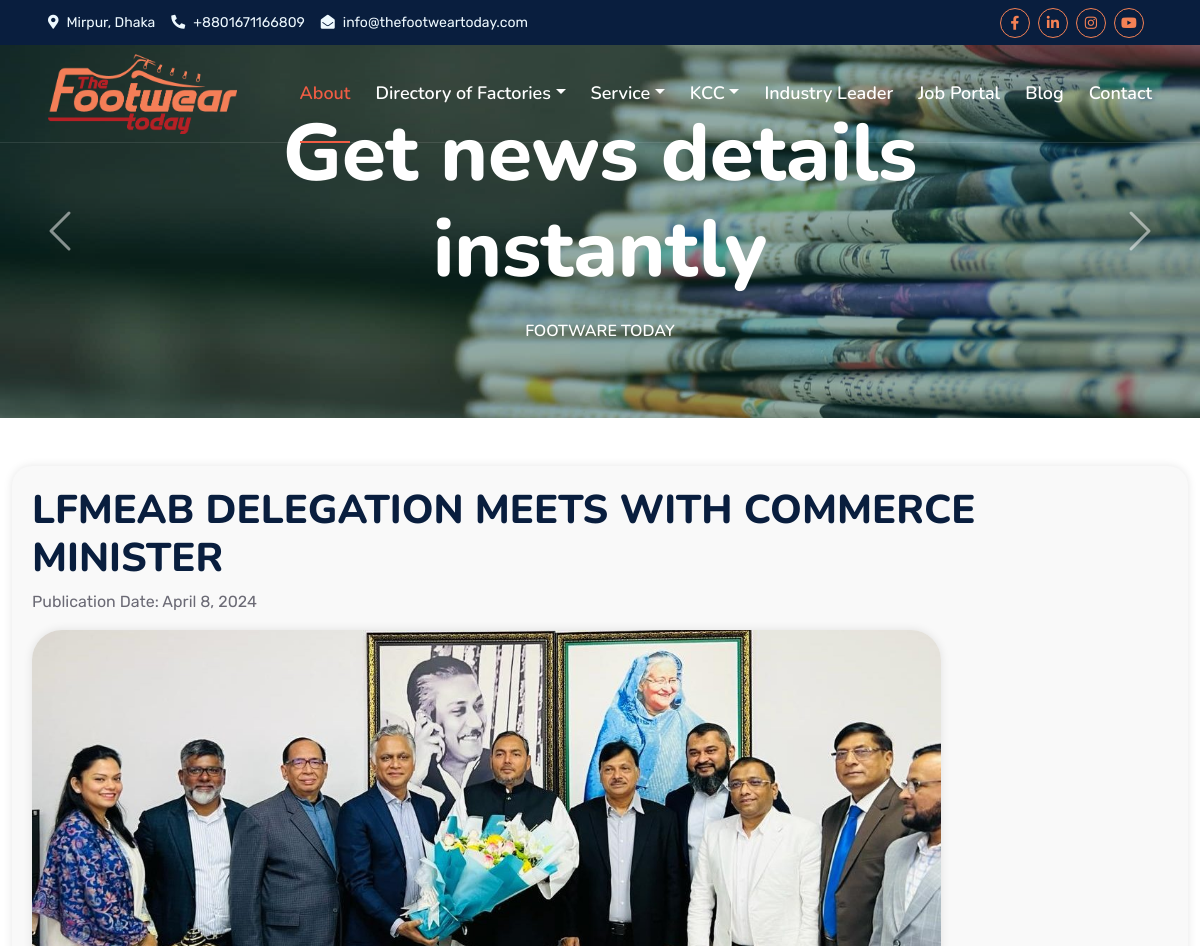
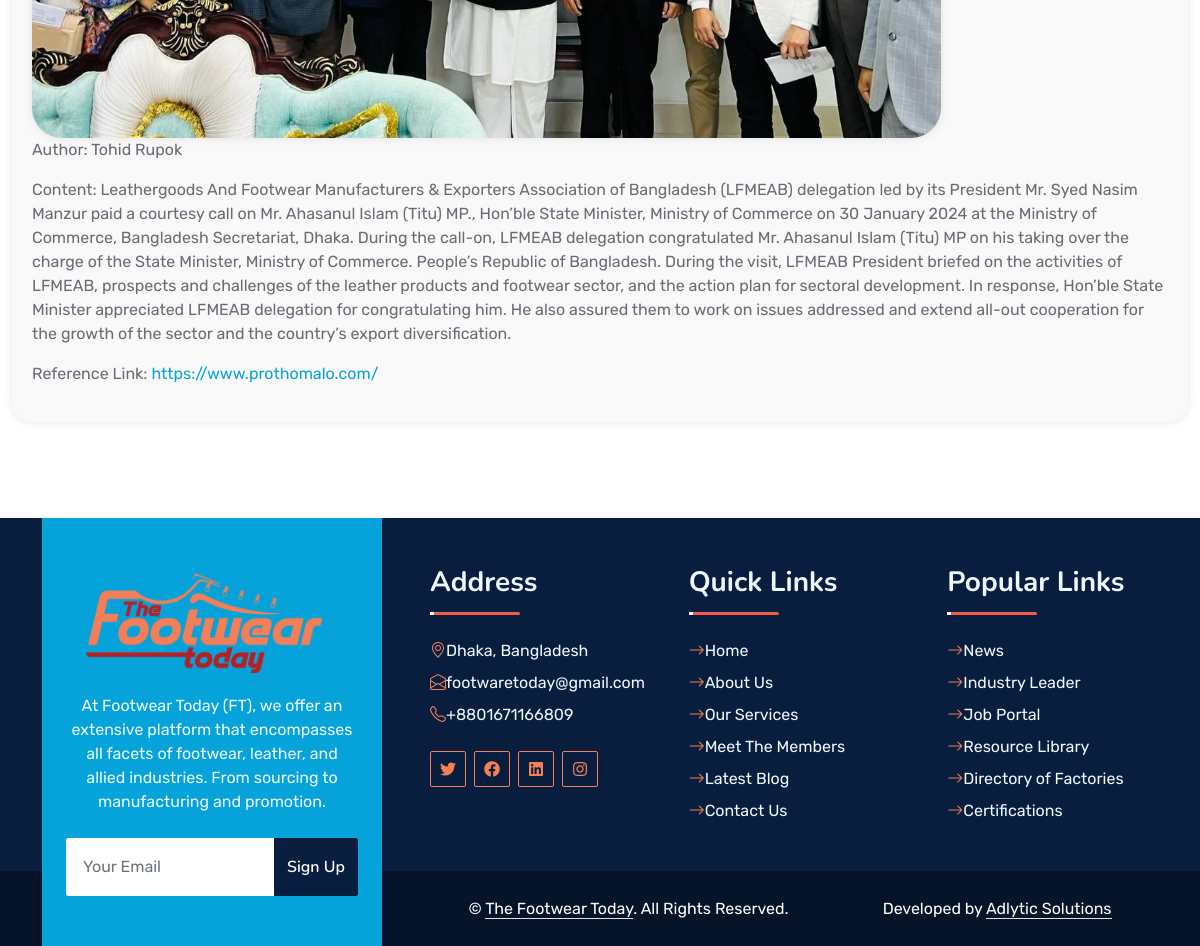
/news/lfmeab-delegation-meets-with-commerce-minister/, run on the app's committed database (2 pictures, top to bottom).
### store/models.py (models this page shows, shortened)
class NewsArticle(models.Model):
    title = models.CharField(max_length=200)
    slug = models.SlugField(max_length=220, unique=True, blank=True, null=True)
    content = models.TextField()
    publication_date = models.DateField(auto_now_add=True)
    author = models.CharField(max_length=100)
    image = models.ImageField(upload_to='photos/news_images/', null=True, blank=True)
    is_availble = models.BooleanField(default = True)
    reference_link = models.URLField(max_length = 200, blank=True, null=True)

### store/views.py (the view)
# urls.py: path('news/<slug:news_slug>/', views.news_detail ,name='news_detail'),
def news_detail(request, news_slug):
    news = NewsArticle.objects.get(slug=news_slug)
    return render(request, 'news/news_details.html', {'news': news})

### store/templates/news/news_details.html (shortened to what this page needs)
{% extends 'index.html' %}
{% block body%}
{% load static %}
<body>
  <div class="container-fluid position-relative p-0">
    <nav class="navbar navbar-expand-lg navbar-dark px-5 py-3 py-lg-0">
      <a href="{% url 'home' %}" class="navbar-brand p-0">
        <h1 class="m-0">
          <img
            class="w-100"
            src="{% static 'img/logo/xlogo.png' %}"
            height="80px"
            width="100px"
            alt="Image"
          />
        </h1>
      </a>
      <div class="collapse navbar-collapse" id="navbarCollapse">
        <div class="navbar-nav ms-auto py-0">
          <a href="{% url 'about'  %}" class="nav-item nav-link active"
            >About</a
          >
          <div class="nav-item dropdown">
            <a
              href="#"
              class="nav-link dropdown-toggle"
              data-bs-toggle="dropdown"
              >Directory of Factories</a
            >
          </div>
          <div class="nav-item dropdown">
            <a
              href="#"
              class="nav-link dropdown-toggle"
              data-bs-toggle="dropdown"
              >Service</a
            >
          </div>
          <div class="nav-item dropdown">
            <a
              href="#"
              class="nav-link dropdown-toggle"
              data-bs-toggle="dropdown"
              >KCC</a
            >
          </div>
          <a href="{% url 'leaders'  %}" class="nav-item nav-link"
            >Industry Leader</a
          >
          <a href="{% url 'job_list'  %}" class="nav-item nav-link">
            Job Portal</a
          >
          <a href="{% url 'blog'  %}" class="nav-item nav-link">Blog</a>
          <a href="{% url 'contact'  %}" class="nav-item nav-link">Contact</a>
        </div>
      </div>
    </nav>
    <div
      id="header-carousel"
      class="carousel slide carousel-fade"
      data-bs-ride="carousel"
    >
      <div class="carousel-inner">
        <div class="carousel-item active">
          <img class="w-100" src="{% static 'img/newsd.jpg'%}" alt="Image" />
          <div
            class="carousel-caption d-flex flex-column align-items-center justify-content-center"
          >
            <div class="p-3" style="max-width: 900px">
             <h1 class="display-1 text-white mb-md-4 animated zoomIn">
                Get news details instantly
              </h1>
              <h6 class="text-white text-uppercase mb-3 animated slideInDown">
                Footware Today
              </h6>
            </div>
          </div>
        </div>
      </div>
      <button
        class="carousel-control-prev"
        type="button"
        data-bs-target="#header-carousel"
        data-bs-slide="prev"
      >
        <span class="carousel-control-prev-icon" aria-hidden="true"></span>
      </button>
      <button
        class="carousel-control-next"
        type="button"
        data-bs-target="#header-carousel"
        data-bs-slide="next"
      >
        <span class="carousel-control-next-icon" aria-hidden="true"></span>
      </button>
    </div>
  </div>
  <div class="container-fluid py-5 wow fadeInUp" data-wow-delay="0.1s">
    <div class="news-details">
      <h1>{{ news.title }}</h1>
      <p>Publication Date: {{ news.publication_date }}</p>
      {% if news.image %}
        <img src="{{ news.image.url }}" alt="{{ news.title }}" class="news-image">
      {% endif %}
      <p>Author: {{ news.author }}</p>
      <p>Content: {{ news.content }}</p>
      {% if news.reference_link %}
        <p>Reference Link: <a href="{{ news.reference_link }}">{{ news.reference_link }}</a></p>
      {% endif %}
    </div>
  </div>
{% endblock %}

### static/css/style.css (style rules this page uses)
:root { --primary: #f05d44; --secondary: #f05d44; --light: #f05d44; --dark: #a4282a; }
h1, h2, .fw-bold { font-weight: 800 !important; }
h5, h6, .fw-medium { font-weight: 600 !important; }
.navbar-dark .navbar-nav .nav-link { font-family: 'Nunito', sans-serif; position: relative; margin-left: 25px; padding: 35px 0; color: #FFFFFF; font-size: 18px; font-weight: 600; outline: none; transition: .5s; }
.navbar-dark .navbar-nav .nav-link:hover, .navbar-dark .navbar-nav .nav-link.active { color: var(--primary); }
.navbar-dark .navbar-brand h1 { color: #FFFFFF; }
@media (min-width: 992px) { .navbar-dark { position: absolute; width: 100%; top: 0; left: 0; border-bottom: 1px solid rgba(256, 256, 256, .1); z-index: 999; } }
@media (min-width: 992px) { .navbar-dark .navbar-nav .nav-link::before { position: absolute; content: ""; width: 0; height: 2px; bottom: -1px; left: 50%; background: var(--primary); transition: .5s; } }
@media (min-width: 992px) { .navbar-dark .navbar-nav .nav-link:hover::before, .navbar-dark .navbar-nav .nav-link.active::before { width: 100%; left: 0; } }
.carousel-caption { top: 0; left: 0; right: 0; bottom: 0; background: rgba(9, 62, 55, .45); z-index: 1; }
.carousel-control-prev, .carousel-control-next { width: 10%; }
.carousel-control-prev-icon, .carousel-control-next-icon { width: 3rem; height: 3rem; }

### store/templates/news/news_details.html (style rules this page uses)
.news-image { max-width: 80%; height: auto; border-radius: 30px; box-shadow: 0px 0px 10px rgba(0, 0, 0, 0.1); }
.news-details { background-color: #f9f9f9; padding: 20px; border-radius: 20px; box-shadow: 0px 0px 10px rgba(0, 0, 0, 0.1); }

### data on the page
NewsArticle: title "LFMEAB DELEGATION MEETS WITH COMMERCE MINISTER", publication_date "April 8, 2024", image (picture), author "Tohid Rupok", content "Leathergoods And Footwear Manufacturers & Exporters Association of Bangladesh (LFMEAB) delegation led by its President Mr. Syed Nasim Manzur paid a courtesy call on Mr. Ahasanul Islam (Titu) MP., Hon’ble State Minister, Ministry of Commerce on 30 January 2024 at the Ministry of Commerce, Bangladesh Secretariat, Dhaka. During the call-on, LFMEAB delegation congratulated Mr. Ahasanul Islam (Titu) MP on his taking over the charge of the State Minister, Ministry of Commerce. People’s Republic of Bangladesh. During the visit, LFMEAB President briefed on the activities of LFMEAB, prospects and challenges of the leather products and footwear sector, and the action plan for sectoral development. In…", reference_link "https://www.prothomalo.com/"
